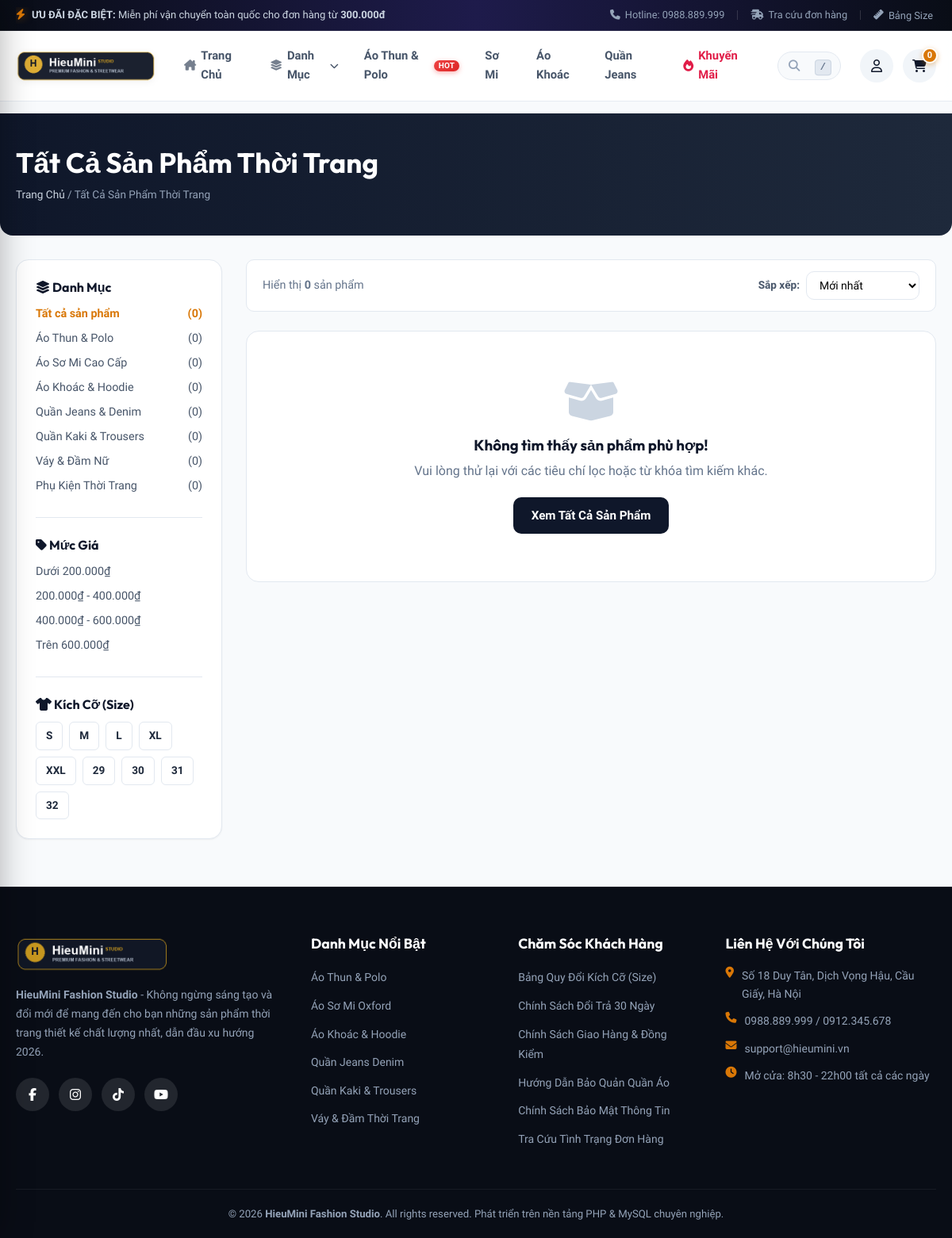
/products.php, run on the app's committed database.
### tables this page shows
CREATE TABLE IF NOT EXISTS `categories` (
    `id` INT AUTO_INCREMENT PRIMARY KEY,
    `name` VARCHAR(100) NOT NULL,
    `slug` VARCHAR(100) NOT NULL UNIQUE,
    `description` TEXT DEFAULT NULL,
    `image` VARCHAR(255) DEFAULT NULL,
    `status` TINYINT(1) DEFAULT 1,
    `created_at` TIMESTAMP DEFAULT CURRENT_TIMESTAMP
);

### products.php (the view, shortened to what this page needs)
<?php
require_once __DIR__ . '/includes/header.php';
$catSlug = isset($_GET['cat']) ? trim($_GET['cat']) : '';
$priceRange = isset($_GET['price']) ? trim($_GET['price']) : '';
$selectedSize = isset($_GET['size']) ? trim($_GET['size']) : '';
$sort = isset($_GET['sort']) ? trim($_GET['sort']) : 'newest';
$cats = $pdo->query("SELECT c.*, COUNT(p.id) as product_count FROM categories c LEFT JOIN products p ON c.id = p.category_id AND p.status = 1 WHERE c.status = 1 GROUP BY c.id ORDER BY c.id ASC")->fetchAll();
$query = "SELECT p.*, c.name as category_name, c.slug as category_slug FROM products p JOIN categories c ON p.category_id = c.id WHERE p.status = 1";
$params = [];
switch ($sort) {
    case 'newest':
    default:
        $query .= " ORDER BY p.id DESC";
        break;
}
$stmt = $pdo->prepare($query);
$stmt->execute($params);
$products = $stmt->fetchAll();
$currentCatName = "Tất Cả Sản Phẩm Thời Trang";
?>
<div class="page-header-banner">
    <div class="container">
        <h1><?= htmlspecialchars($currentCatName) ?></h1>
        <div class="breadcrumbs">
            <a href="index.php">Trang Chủ</a> / <span><?= htmlspecialchars($currentCatName) ?></span>
        </div>
    </div>
</div>
<div class="container">
    <div class="shop-layout">
        <aside class="shop-sidebar">
            <div class="filter-group">
                <h4 class="filter-title"><i class="fa-solid fa-layer-group"></i> Danh Mục</h4>
                <ul class="filter-list">
                    <li>
                        <a href="products.php" class="<?= empty($catSlug) ? 'active' : '' ?>">
                            <span>Tất cả sản phẩm</span>
                            <span>(<?= array_sum(array_column($cats, 'product_count')) ?>)</span>
                        </a>
                    </li>
                    <?php foreach ($cats as $c): ?>
                        <li>
                            <a href="products.php?cat=<?= $c['slug'] ?>" class="<?= $catSlug === $c['slug'] ? 'active' : '' ?>">
                                <span><?= htmlspecialchars($c['name']) ?></span>
                                <span>(<?= $c['product_count'] ?>)</span>
                            </a>
                        </li>
                    <?php endforeach; ?>
                </ul>
            </div>
            <div class="filter-group">
                <h4 class="filter-title"><i class="fa-solid fa-tag"></i> Mức Giá</h4>
                <ul class="filter-list">
                    <li><a href="products.php?<?= http_build_query(array_merge($_GET, ['price' => 'under_200'])) ?>" class="<?= $priceRange === 'under_200' ? 'active' : '' ?>">Dưới 200.000₫</a></li>
                    <li><a href="products.php?<?= http_build_query(array_merge($_GET, ['price' => '200_400'])) ?>" class="<?= $priceRange === '200_400' ? 'active' : '' ?>">200.000₫ - 400.000₫</a></li>
                    <li><a href="products.php?<?= http_build_query(array_merge($_GET, ['price' => '400_600'])) ?>" class="<?= $priceRange === '400_600' ? 'active' : '' ?>">400.000₫ - 600.000₫</a></li>
                    <li><a href="products.php?<?= http_build_query(array_merge($_GET, ['price' => 'above_600'])) ?>" class="<?= $priceRange === 'above_600' ? 'active' : '' ?>">Trên 600.000₫</a></li>
                </ul>
            </div>
            <div class="filter-group">
                <h4 class="filter-title"><i class="fa-solid fa-shirt"></i> Kích Cỡ (Size)</h4>
                <div class="size-pill-group">
                    <?php $sizesList = ['S', 'M', 'L', 'XL', 'XXL', '29', '30', '31', '32']; ?>
                    <?php foreach ($sizesList as $sz): ?>
                        <a href="products.php?<?= http_build_query(array_merge($_GET, ['size' => ($selectedSize === $sz ? '' : $sz)])) ?>" class="size-pill <?= $selectedSize === $sz ? 'active' : '' ?>">
                            <?= $sz ?>
                        </a>
                    <?php endforeach; ?>
                </div>
            </div>
        </aside>
        <main>
            <div class="shop-top-toolbar">
                <div style="font-size: 0.9rem; color: var(--text-muted);">
                    Hiển thị <strong><?= count($products) ?></strong> sản phẩm
                </div>
                <form method="GET" style="display: flex; align-items: center; gap: 8px;">
                    <label style="font-size: 0.85rem; color: var(--secondary); font-weight: 600;">Sắp xếp:</label>
                    <select name="sort" class="sort-select" onchange="this.form.submit()">
                        <option value="newest" <?= $sort === 'newest' ? 'selected' : '' ?>>Mới nhất</option>
                    </select>
                </form>
            </div>
            <?php if (empty($products)): ?>
                <div style="background: #fff; border-radius: var(--radius-lg); padding: 60px; text-align: center; border: 1px solid var(--border);">
                    <i class="fa-solid fa-box-open" style="font-size: 3.5rem; color: #cbd5e1; margin-bottom: 16px;"></i>
                    <h3 style="margin-bottom: 8px;">Không tìm thấy sản phẩm phù hợp!</h3>
                    <p style="color: var(--text-muted); margin-bottom: 20px;">Vui lòng thử lại với các tiêu chí lọc hoặc từ khóa tìm kiếm khác.</p>
                    <a href="products.php" class="btn btn-primary">Xem Tất Cả Sản Phẩm</a>
                </div>
            <?php endif; ?>
        </main>
    </div>
</div>
<?php require_once __DIR__ . '/includes/footer.php'; ?>

### assets/css/style.css (style rules this page uses)
:root { --primary: #0f172a; --primary-hover: #1e293b; --accent: #d97706; --accent-light: #fef3c7; --accent-hover: #b45309; --secondary: #475569; --success: #10b981; --danger: #ef4444; --warning: #f59e0b; --info: #0ea5e9; --bg-main: #f8fafc; --bg-card: #ffffff; --bg-dark: #090d16; --border: #e2e8f0; --border-focus: #cbd5e1; --text-main: #1e293b; --text-muted: #64748b; --text-light: #94a3b8; --text-white: #ffffff; --shadow-sm: 0 1px 2px 0 rgb(0 0 0 / 0.05); --shadow-md: 0 4px 6px -1px rgb(0 0 0 / 0.1), 0 2px 4px -2px rgb(0 0 0 / 0.1); --shadow-lg: 0 10px 15px -3px rgb(0 0 0 / 0.1), 0 4px 6px -4px rgb(0 0 0 / 0.1); --shadow-xl: 0 20px 25px -5px rgb(0 0 0 / 0.1), 0 8px 10px -6px rgb(0 0 0 / 0.1); --radius-sm: 6px; --radius-md: 10px; --radius-lg: 16px; --radius-full: 9999px; --transition: all 0.25s cubic-bezier(0.4, 0, 0.2, 1); --font-main: 'Plus Jakarta Sans', -apple-system, BlinkMacSystemFont, sans-serif; --font-heading: 'Outfit', sans-serif; }
*, *::before, *::after { box-sizing: border-box; margin: 0; padding: 0; }
html { scroll-behavior: smooth; }
body { font-family: var(--font-main); background-color: var(--bg-main); color: var(--text-main); line-height: 1.6; -webkit-font-smoothing: antialiased; }
ul { list-style: none; }
button, input, select, textarea { font-family: inherit; font-size: inherit; }
.container { width: 100%; max-width: 1240px; margin-left: auto; margin-right: auto; padding-left: 20px; padding-right: 20px; }
h1, h2, h3, h4, h5, h6 { font-family: var(--font-heading); font-weight: 700; color: var(--primary); line-height: 1.25; }
.btn { display: inline-flex; align-items: center; justify-content: center; gap: 8px; padding: 10px 22px; border-radius: var(--radius-md); font-weight: 600; font-size: 0.95rem; border: 1px solid transparent; cursor: pointer; transition: var(--transition); }
.btn-primary { background: var(--primary); color: white; }
.page-header-banner { background: linear-gradient(to right, #0f172a, #1e293b); color: white; padding: 40px 0; margin-bottom: 30px; border-radius: 0 0 var(--radius-lg) var(--radius-lg); }
.page-header-banner h1 { color: white; font-size: 2.2rem; margin-bottom: 8px; }
.breadcrumbs { font-size: 0.85rem; color: #94a3b8; }
.breadcrumbs a { color: #cbd5e1; }
.shop-layout { display: grid; grid-template-columns: 260px 1fr; gap: 30px; margin-bottom: 60px; }
.shop-sidebar { background: #fff; padding: 24px; border-radius: var(--radius-lg); border: 1px solid var(--border); box-shadow: var(--shadow-sm); height: fit-content; }
.filter-group { margin-bottom: 24px; padding-bottom: 20px; border-bottom: 1px solid var(--border); }
.filter-group:last-child { border-bottom: none; margin-bottom: 0; padding-bottom: 0; }
.filter-title { font-size: 1rem; font-weight: 700; margin-bottom: 12px; color: var(--primary); }
.filter-list li { margin-bottom: 8px; }
.filter-list a { font-size: 0.9rem; color: var(--secondary); display: flex; justify-content: space-between; }
.filter-list a:hover, .filter-list a.active { color: var(--accent); font-weight: 600; }
.size-pill-group { display: flex; flex-wrap: wrap; gap: 8px; }
.size-pill { padding: 6px 12px; border: 1px solid var(--border); border-radius: var(--radius-sm); font-size: 0.85rem; font-weight: 600; cursor: pointer; background: #fff; transition: var(--transition); }
.shop-top-toolbar { background: #fff; padding: 14px 20px; border-radius: var(--radius-md); border: 1px solid var(--border); display: flex; justify-content: space-between; align-items: center; margin-bottom: 24px; }
.sort-select { padding: 8px 12px; border-radius: var(--radius-md); border: 1px solid var(--border); font-size: 0.875rem; background: #fff; }

### data on the page
categories: name "Áo Thun & Polo", product_count "0"
categories: name "Áo Sơ Mi Cao Cấp", product_count "0"
categories: name "Áo Khoác & Hoodie", product_count "0"
categories: name "Quần Jeans & Denim", product_count "0"
categories: name "Quần Kaki & Trousers", product_count "0"
categories: name "Váy & Đầm Nữ", product_count "0"
categories: name "Phụ Kiện Thời Trang", product_count "0"

### other printed values
$cartCount "0"
$currentCatName "Tất Cả Sản Phẩm Thời Trang"
array_sum(array_column($cats, 'product_count')) "0"
$sz "S"
$sz "M"
$sz "L"
$sz "XL"
$sz "XXL"
$sz "29"
$sz "30"
$sz "31"
$sz "32"
count($products) "0"
